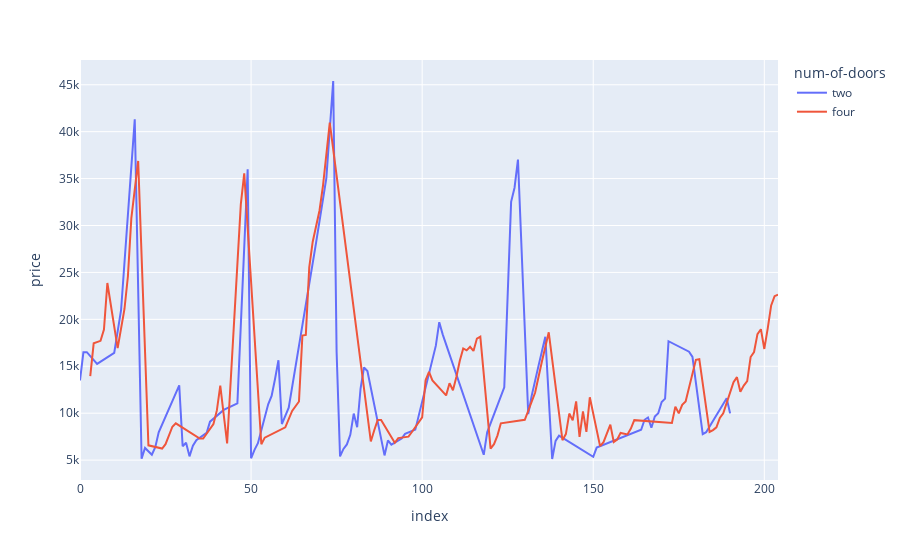

Notebook source saved alongside this figure:
### Markdown cell above
**visualization**

- price vs num_of_doors
- price vs engine-type

### Code cell
px.line(cs,y='price',color='num-of-doors')
